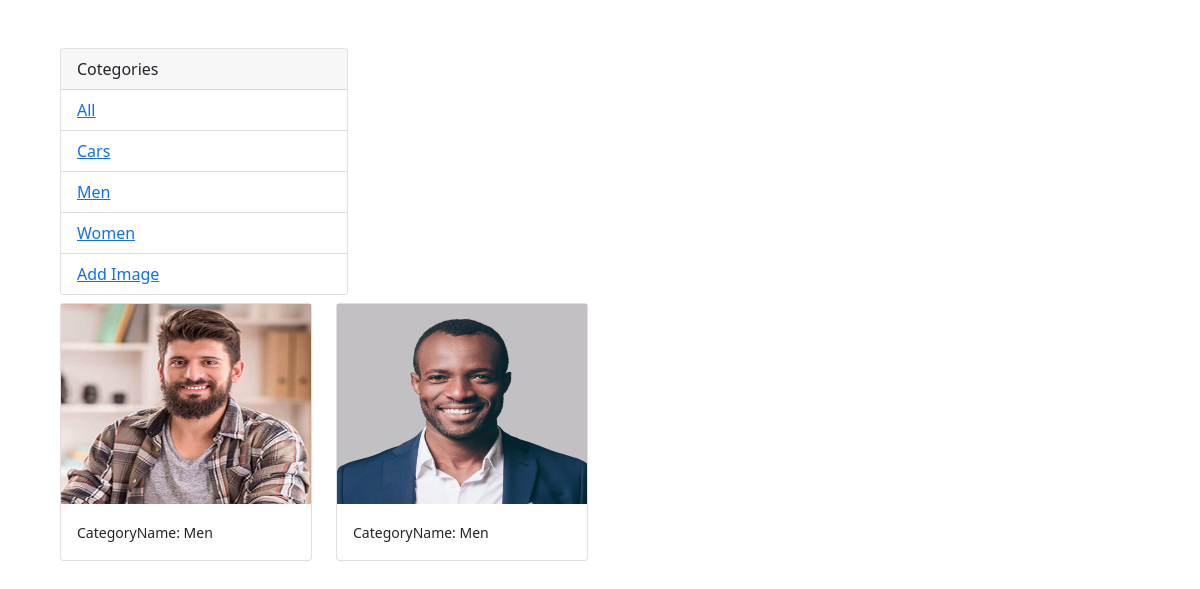
The app's page /?category=Men with its own data.
### uploadimage/models.py (models this page shows, shortened)
class Category(models.Model):
    name = models.CharField(max_length=100, null=False, blank=False)

class Photo(models.Model):
    category = models.ForeignKey(Category, on_delete=models.SET_NULL, null=True,blank=False)
    image = models.ImageField(upload_to="photos",null=False, blank=False)

### uploadimage/views.py (the view)
# urls.py: path('', index, name='home'),
def index(request):
    category = request.GET.get('category')
    if category ==None:
        photos = Photo.objects.all()
    else:
        photos = Photo.objects.filter(category__name = category )
    category = Category.objects.all()
    context = {'cat':category, "photos":photos}
    return render(request, "index.html", context)

### templates/index.html (shortened to what this page needs)
<!DOCTYPE html>
<html lang="en">
<head>
<link href="https://cdn.jsdelivr.net/npm/bootstrap@5.0.0-beta2/dist/css/bootstrap.min.css" rel="stylesheet">
</head>
<body class="m-5">
<div class="container">
    <div class="row">
        <div class="col-md">
            <div class="card" style="width: 18rem;">
              <div class="card-header">
                Cotegories
              </div>
              <ul class="list-group list-group-flush">
                  <li class="list-group-item">
                      <a href="{% url 'home'%}">All</a></li>
                  {% for cat in cat %}
                  <li class="list-group-item">
                      <a href="{% url 'home' %}?category={{cat.name}}"> {{cat.name}}</a></li>
                  {% endfor %}
                  <li class="list-group-item">
                      <a href="{% url 'upload' %}"> Add Image</a></li>
              </ul>
            </div>
        </div>
         <div class="col-md-9">
            <div class="row">
                {% for photo in photos %}
                     <div class="col-md-4">
                             <div class="card my-2">
                                <img class="image-thumbail" src="{{photo.image.url}}"
                                alt="...">
                                <div class="card-body">
                                    <small>
                                       CategoryName:  {{photo.category.name}}
                                    </small>
                                </div>
                            </div>
                     </div>
                   {% endfor %}
            </div>
        </div>
    </div>
</div>
</body>
</html>

### templates/index.html (style rules this page uses)
.image-thumbail { height:200px; }

### records on screen
Category: name "Cars"
Category: name "Men"
Category: name "Women"
Photo: image (picture), category.name "Men"
Photo: image (picture), category.name "Men"
